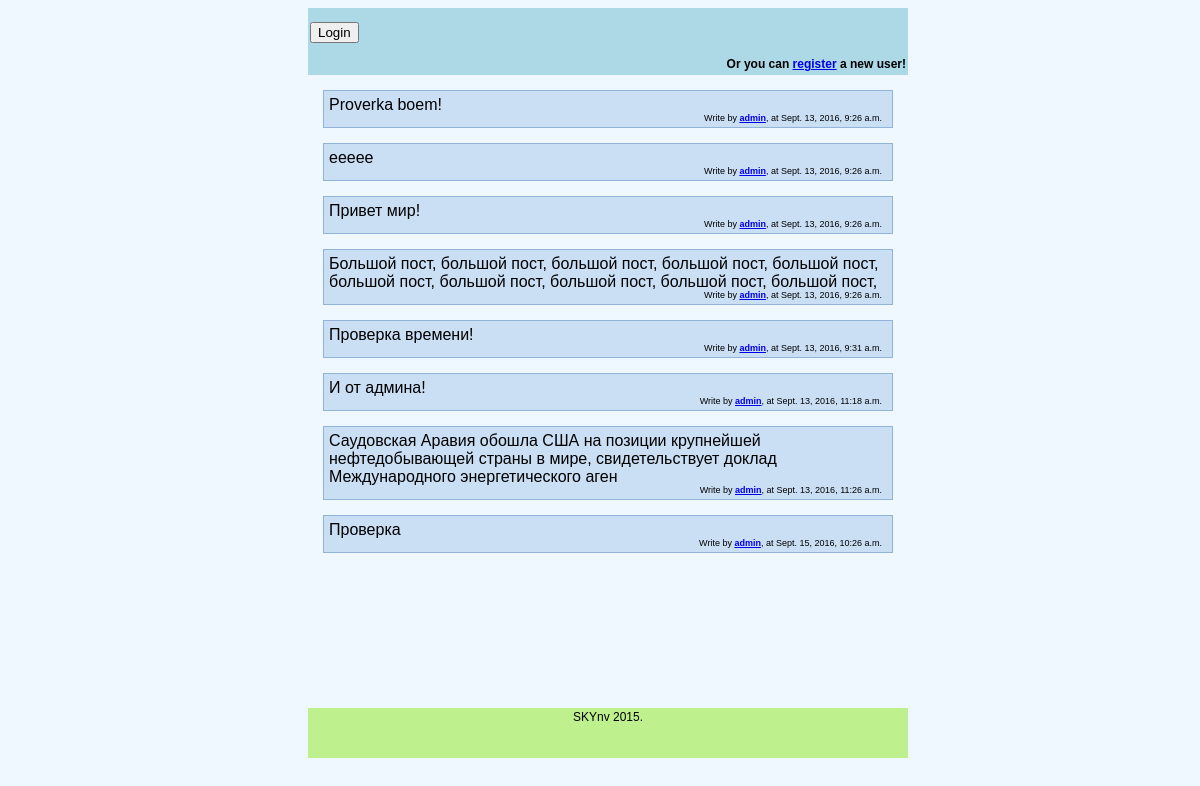
The page /admin on the database its author committed.
### mblog/models.py (models this page shows, shortened)
class UserPost(models.Model):
    post_text = models.TextField(max_length=140)
    post_user = models.ForeignKey(User, null=True, related_name='+')
    post_date = models.DateTimeField()

### mblog/views.py (the view)
# urls.py: url(r'^(?P<user_name>[a-zA-Z0-9@.]+)', views.search),
def search(request, user_name):
    user = request.user
    post_autor = User.objects.get(username=user_name)
    template = loader.get_template('mblog/userposts.html')
    user_posts = UserPost.objects.filter(post_user=post_autor)[:10]
    context = RequestContext(request, {'user_posts': user_posts, 'user': user})
    return HttpResponse(template.render(context))

### templates/mblog/userposts.html (shortened to what this page needs)
{% extends "mblog/base.html" %}
{% block content %}
    {% for post in user_posts %}
        <div class="comment">
            {{ post.post_text }}
            <div class="info"> Write by <b><a href="/{{ post.post_user }}">{{ post.post_user }}</a></b>,
                at {{ post.post_date }} </div>
        </div>
    {% endfor %}
{% endblock %}

### rows shown on the page
UserPost: post_text "Proverka boem!", post_user "admin", post_date "Sept. 13, 2016, 9:26 a.m."
UserPost: post_text "eeeee", post_user "admin", post_date "Sept. 13, 2016, 9:26 a.m."
UserPost: post_text "Привет мир!", post_user "admin", post_date "Sept. 13, 2016, 9:26 a.m."
UserPost: post_text "Большой пост, большой пост, большой пост, большой пост, большой пост, большой пост, большой пост, большой пост, большой пост, большой пост,", post_user "admin", post_date "Sept. 13, 2016, 9:26 a.m."
UserPost: post_text "Проверка времени!", post_user "admin", post_date "Sept. 13, 2016, 9:31 a.m."
UserPost: post_text "И от админа!", post_user "admin", post_date "Sept. 13, 2016, 11:18 a.m."
UserPost: post_text "Саудовская Аравия обошла США на позиции крупнейшей нефтедобывающей страны в мире, свидетельствует доклад Международного энергетического аген", post_user "admin", post_date "Sept. 13, 2016, 11:26 a.m."
UserPost: post_text "Проверка", post_user "admin", post_date "Sept. 15, 2016, 10:26 a.m."
